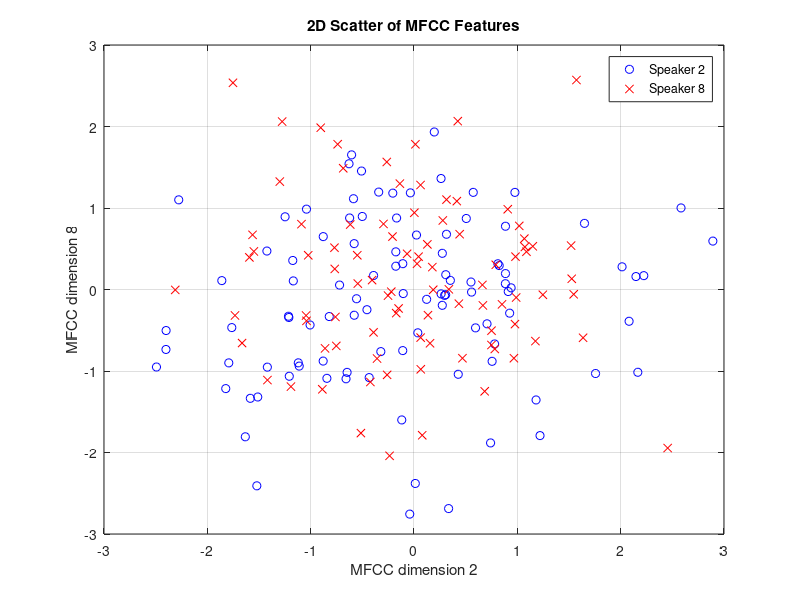

Reproduce this figure in MATLAB.
% scatter_MFCC_2D.m
%
% This script plots two selected MFCC dimensions (2nd and 8th) for two speakers.
% Each speaker has an MFCC matrix of size [numCoeffs x numFrames].
% Here, "Speaker 2" and "Speaker 8" are shown as examples.

clear; clc; close all;

% Step 1: Choose two MFCC dimensions.
dimX = 2;  % X-axis dimension
dimY = 8;  % Y-axis dimension

% Step 2: Provide the MFCC matrices for two speakers.
% Replace the following lines with actual MFCC data.
% For example, MFCC_Speaker2 should be size [>=8 x #frames].
MFCC_Speaker2 = randn(13, 100);  % Placeholder: random data
MFCC_Speaker8 = randn(13,  90);  % Placeholder: random data

% Step 3: Extract the chosen dimensions from each speaker's MFCC.
X_Speaker2 = MFCC_Speaker2(dimX, :);
Y_Speaker2 = MFCC_Speaker2(dimY, :);

X_Speaker8 = MFCC_Speaker8(dimX, :);
Y_Speaker8 = MFCC_Speaker8(dimY, :);

% Step 4: Plot the data in a 2D plane.
figure;
plot(X_Speaker2, Y_Speaker2, 'bo'); % Blue circles for Speaker 2
hold on;
plot(X_Speaker8, Y_Speaker8, 'rx'); % Red crosses for Speaker 8
hold off;

legend('Speaker 2','Speaker 8','Location','best');
xlabel(['MFCC dimension ', num2str(dimX)]);
ylabel(['MFCC dimension ', num2str(dimY)]);
title('2D Scatter of MFCC Features');
grid on;
